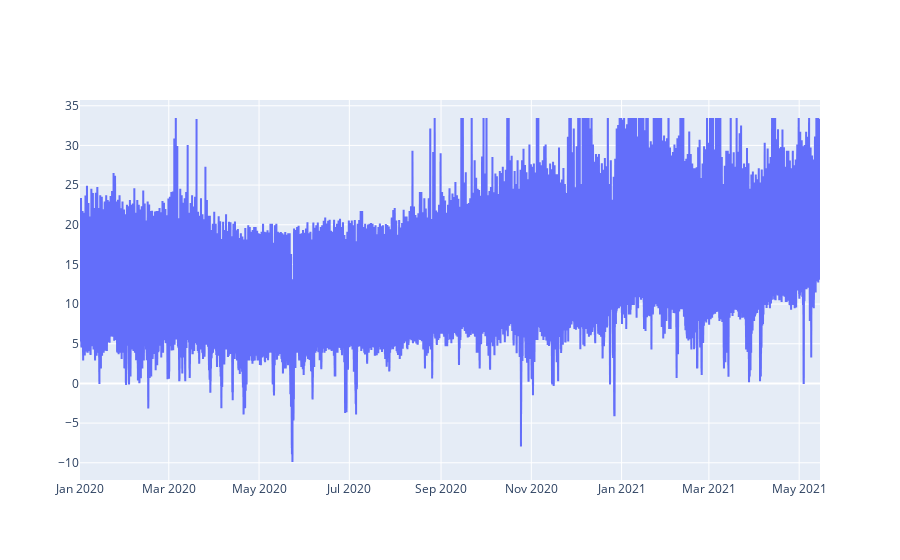

Write notebook code for a chart like this one.
### Code cell
import plotly.graph_objects as go
fig = go.Figure()
fig.add_trace(go.Scatter(x=all_prices['valid_from'], y=all_prices['value_exc_vat'],
                    line = {"shape": 'hv'},
                    mode='lines',
                    name='lines'))

### Figure 1 — Plotly figure (JSON) as saved in the notebook; plotly's stock layout.template omitted (floating-point values rounded to 4 significant figures; data arrays with more than 128 entries replaced by an {"elided": "..."} marker saying what was removed)
{"data": [{"line": {"shape": "hv"}, "mode": "lines", "name": "lines", "type": "scatter", "x": {"elided": "24005 str values"}, "y": {"elided": "24005 float values"}}], "layout": {}}
